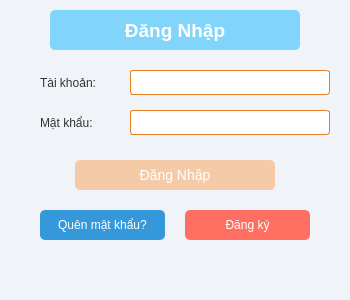
<?xml version="1.0" encoding="UTF-8"?>
<ui version="4.0">
 <class>LoginWindow</class>
 <widget class="QWidget" name="LoginWindow">
  <property name="geometry">
   <rect>
    <x>0</x>
    <y>0</y>
    <width>350</width>
    <height>300</height>
   </rect>
  </property>
  <property name="windowTitle">
   <string>Đăng Nhập</string>
  </property>
  <property name="styleSheet">
   <string>background-color: #F0F4F8;</string>
  </property>
  <!-- Tiêu đề -->
  <widget class="QLabel" name="label_title">
   <property name="geometry">
    <rect>
     <x>50</x>
     <y>10</y>
     <width>250</width>
     <height>40</height>
    </rect>
   </property>
   <property name="text">
    <string>Đăng Nhập</string>
   </property>
   <property name="alignment">
    <set>Qt::AlignCenter</set>
   </property>
   <property name="font">
    <font>
     <pointsize>14</pointsize>
     <weight>75</weight>
     <bold>true</bold>
    </font>
   </property>
   <property name="styleSheet">
    <string>background-color: #81D4FA; color: white; border-radius: 5px;</string>
   </property>
  </widget>
  <!-- Tài khoản -->
  <widget class="QLabel" name="label_user">
   <property name="geometry">
    <rect>
     <x>40</x>
     <y>70</y>
     <width>80</width>
     <height>25</height>
    </rect>
   </property>
   <property name="text">
    <string>Tài khoản:</string>
   </property>
   <property name="styleSheet">
    <string>color: #333333;</string>
   </property>
  </widget>
  <widget class="QLineEdit" name="txt_username">
   <property name="geometry">
    <rect>
     <x>130</x>
     <y>70</y>
     <width>200</width>
     <height>25</height>
    </rect>
   </property>
   <property name="styleSheet">
    <string>background-color: #FFFFFF; border: 1px solid #E67E22; border-radius: 3px; padding: 2px; color: #333333;</string>
   </property>
  </widget>
  <!-- Mật khẩu -->
  <widget class="QLabel" name="label_pass">
   <property name="geometry">
    <rect>
     <x>40</x>
     <y>110</y>
     <width>80</width>
     <height>25</height>
    </rect>
   </property>
   <property name="text">
    <string>Mật khẩu:</string>
   </property>
   <property name="styleSheet">
    <string>color: #333333;</string>
   </property>
  </widget>
  <widget class="QLineEdit" name="txt_password">
   <property name="geometry">
    <rect>
     <x>130</x>
     <y>110</y>
     <width>200</width>
     <height>25</height>
    </rect>
   </property>
   <property name="echoMode">
    <enum>QLineEdit::Password</enum>
   </property>
   <property name="styleSheet">
    <string>background-color: #FFFFFF; border: 1px solid #E67E22; border-radius: 3px; padding: 2px; color: #333333;</string>
   </property>
  </widget>
  <!-- Nút Đăng Nhập -->
  <widget class="QPushButton" name="btn_login">
   <property name="geometry">
    <rect>
     <x>75</x>
     <y>160</y>
     <width>200</width>
     <height>30</height>
    </rect>
   </property>
   <property name="text">
    <string>Đăng Nhập</string>
   </property>
   <property name="styleSheet">
    <string>background-color: #F5CBA7; color: white; border-radius: 5px; font-size: 14px;</string>
   </property>
  </widget>
  <!-- Nút Quên mật khẩu và Đăng ký -->
  <widget class="QPushButton" name="btn_forgot">
   <property name="geometry">
    <rect>
     <x>40</x>
     <y>210</y>
     <width>125</width>
     <height>30</height>
    </rect>
   </property>
   <property name="text">
    <string>Quên mật khẩu?</string>
   </property>
   <property name="styleSheet">
    <string>background-color: #3498DB; color: white; border-radius: 5px;</string>
   </property>
  </widget>
  <widget class="QPushButton" name="btn_register">
   <property name="geometry">
    <rect>
     <x>185</x>
     <y>210</y>
     <width>125</width>
     <height>30</height>
    </rect>
   </property>
   <property name="text">
    <string>Đăng ký</string>
   </property>
   <property name="styleSheet">
    <string>background-color: #FF6F61; color: white; border-radius: 5px;</string>
   </property>
  </widget>
 </widget>
 <resources/>
 <connections/>
</ui>
